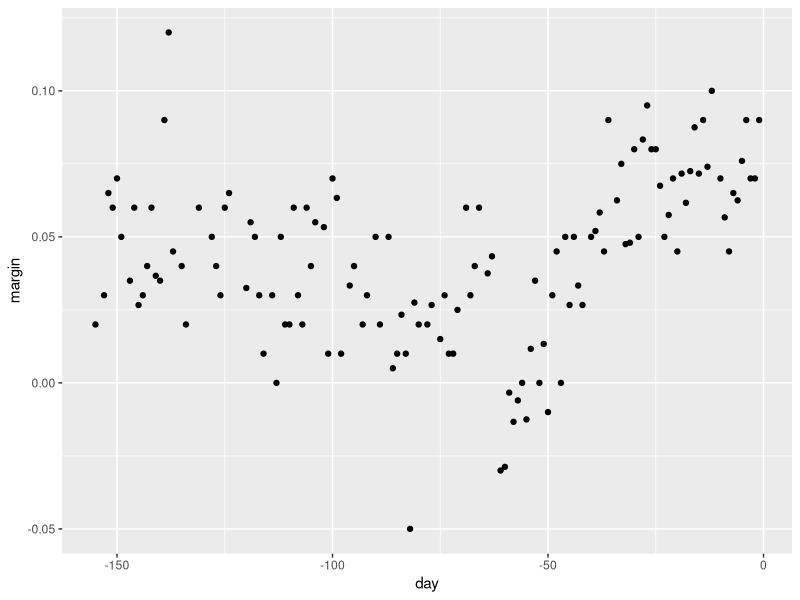
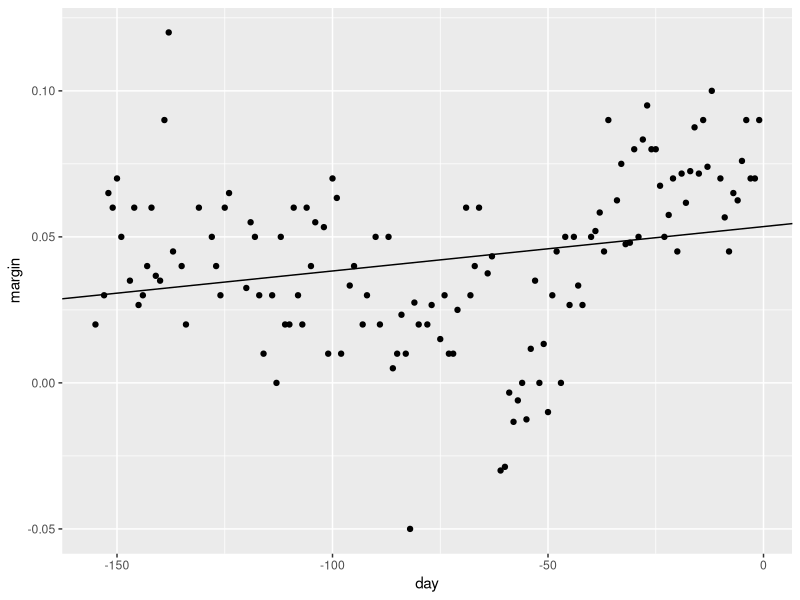
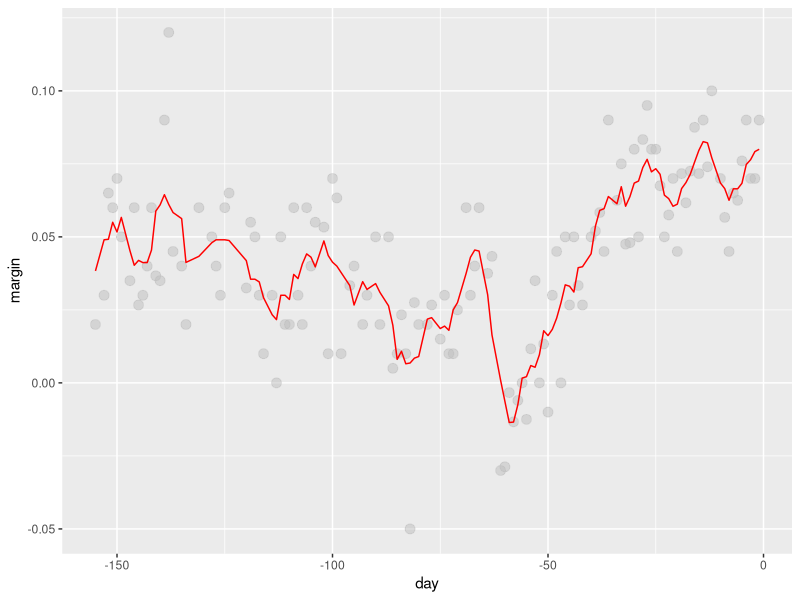
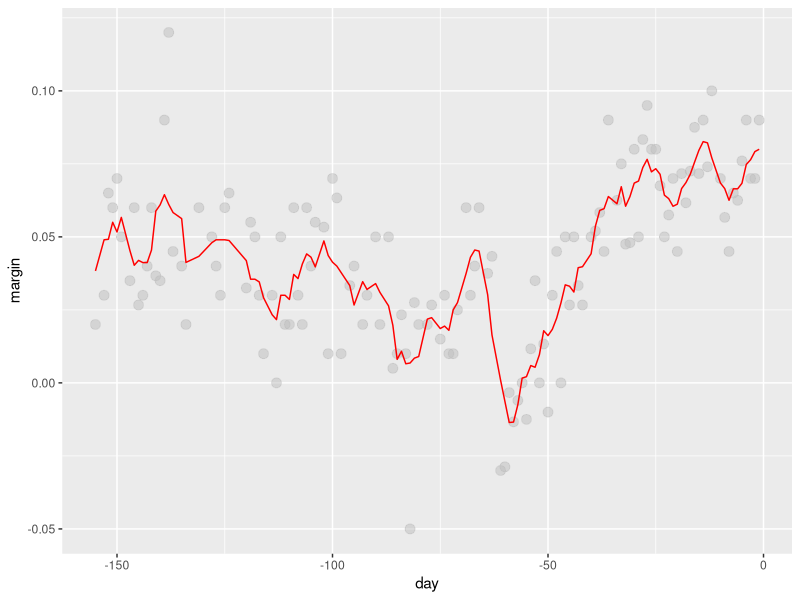
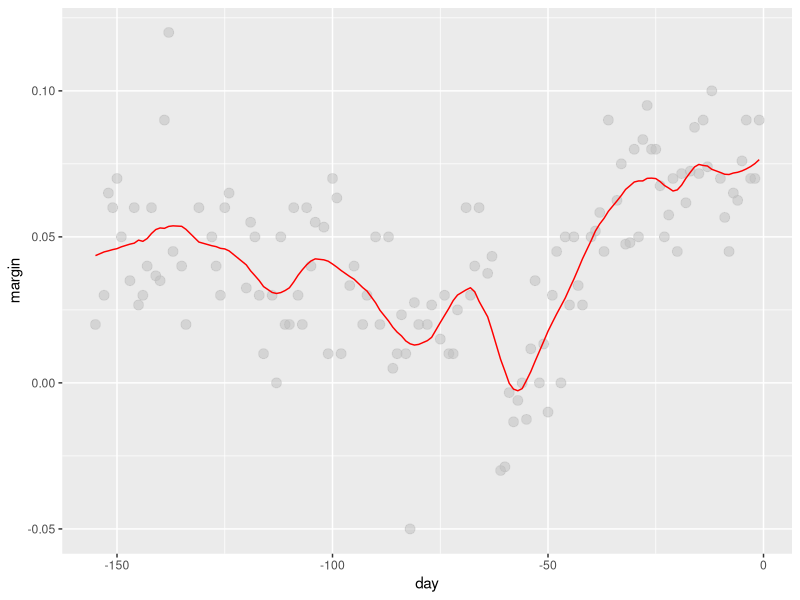

Write the R code that produced these figures, in order. (Note: this script raises an error after producing the figures.)
#We try to estimate the time trend in the 2008 US popular vote poll margin (difference between Obama and McCain).

library(tidyverse)
library(dslabs)
data("polls_2008")

qplot(day, margin, data = polls_2008)

#In this section:

#1. Bin smoothing using the ksmooth() function using the kernel=box argument.
#2. Bin smoothing using the ksmooth() function using the kernel=normal argument.
#3. Fitting a line using the loess() function and the lowess() function.
#4. Fitting a parabola using the loess() function.
#5. ggplot geom_smoth. Adjusting the arguments for a better fit.

#-------------------------------using least square regression------------------------
model <- lm(margin ~ day, data=polls_2008)
model

coefficients <- model$coefficients
B_0 <- coefficients[[1]]
B_1 <- coefficients[[2]]

polls_2008 %>% ggplot(aes(day, margin)) +
  geom_point() +
  geom_abline(intercept = B_0, slope = B_1)

#-------------------------------1. bin smoothing (box kernel)------------------------
#When we use bin smoothing, we choose a bandwidth. In this case, it is 7. Then we take the the ys that fall into that 
#bandwidth and average them. If we use box kernel, all the ys have the same weight. However, if we choose the normal kernel,
#the weighted weight will take the sape of a Gaussian normal distribution, putting more weight to the local point, and the 
#points closest to the local point.

#We used the argument kernel=box in our call to the function ksmooth. This is because the weight function looks like a box.
head(polls_2008)
span <- 7 #this is the bandwidth (a 7 day span)
fit <- with(polls_2008,
            ksmooth(day, margin, x.points = day, kernel="box", bandwidth = span)) #this is the fuction for the kernel. The default kernel is the "box" kernel. (You can also use the normal kernel)

fit$x #this is the original day data. Equal to polls_2008$day
fit$y #this is the estimated "y"

polls_2008 %>% mutate(smooth = fit$y) %>% 
  ggplot(aes(x=day, y=margin)) +
  geom_point(size = 3, alpha = .5, color = "grey") +
  geom_line(aes(day, smooth), color="red") #we specify another aesthetic for the estimated y

#Note that the final result for the bin smoother is quite wiggly. One reason for this is that each time the window moves, 
#two points change. So if we start with seven points and change two, that's a substantial percentage of points that are changing.

#-------------------------------2. bin smooting (normal kernel)------------------------
#The ksmooth function provides a “smoother” option which uses the normal density (Gaussian) to assign weights. 
#This means the points closest to the local point have more weight than the points far away from the local point.
#This makes the line smoother. Each point receives a weight between 0 for points that are outside the window and 1
#divided by N0 for points inside the window.

span <- 7 #this is the bandwidth (a 7 day span)
fit_2 <- with(polls_2008,
            ksmooth(x=day, y=margin, x.points = day, bandwidth = span)) #this is the fuction for the kernel

polls_2008 %>% mutate(smooth = fit_2$y) %>%
  ggplot(aes(day, margin)) +
  geom_point(size = 3, alpha = .5, color = "grey") +
  geom_line(aes(day, smooth), color="red")

#-------------------------------3. fitting a line (local weighted regression - loess)--------------------------
#https://www.youtube.com/watch?v=Vf7oJ6z2LCc This provides an explanation of this kernel.
#The loess function can fit a line or a parabola. But the default implements a parabola.

total_days <- diff(range(polls_2008$day))

span <- 21/total_days #This can take a value from 0 to 1 (the closer to 1 the smoother it becomes)
fit_loess_line <- loess(formula=margin ~ day, degree=1, span = span, data=polls_2008) #degree is the degree of the polynomials. If it is 1, we fit a line. If it is 2, we fit a parabola.

fit_loess_line$fitted #this is the fitted value estimated in the loess

polls_2008 %>% mutate(smooth = fit_loess_line$fitted) %>%
  ggplot(aes(day, margin)) +
  geom_point(size = 3, alpha = .5, color = "grey") +
  geom_line(aes(day, smooth), color="red")

#An iterative algorithm is implemented in which, after fitting a model in one iteration, outliers are detected and down-weighted
#for the next iteration. To use this option, use the argument family= "symmetric".

#-------------------------------fitting a line (local weighted regression - lowess)--------------------------
span <- 21/total_days #This can take a value from 0 to 1 (the closer to 1 the smoother it becomes)
fit_lowess_line <- lowess(polls_2008$margin ~ polls_2008$day, f = span) #the smoother argument here is called f
#we do not have a data argument, so we need to use the $

fit_lowess_line$y #this is the fitted value estimated in the loess

polls_2008 %>% mutate(smooth = fit_lowess$y) %>%
  ggplot(aes(day, margin)) +
  geom_point(size = 3, alpha = .5, color = "grey") +
  geom_line(aes(day, smooth), color="red")

#-------------------------------fitting a parabola (local weighted regression - loess)--------------------------
#To fit a parabola, we only need to change the degree of the polynomial (degree argument) to 2. 

fit_loess_parabola <- loess(formula=margin ~ day, degree=2, span = span, data=polls_2008) #degree is the degree of the polynomials. If it is 1, we fit a line. If it is 2, we fit a parabola.

fit_parabola$fitted #this is the fitted value estimated in the loess

polls_2008 %>% mutate(smooth = fit_loess_parabola$fitted) %>%
  ggplot(aes(day, margin)) +
  geom_point(size = 3, alpha = .5, color = "grey") +
  geom_line(aes(day, smooth), color="red")

#We can comapare the loess degree=1 and the loess degree=2
fit_loess_line #loess degree=1
fit_loess_parabola #loess degree=2. Rafa personally prefers degree equals 1 as it is less prone to noise.

polls_2008 %>% mutate(smooth_1 = fit_loess_line$fitted, smooth_2 = fit_loess_parabola$fitted) %>%
  ggplot(aes(day, margin)) +
  geom_point(size = 3, alpha = .5, color = "grey") +
  geom_line(aes(day, smooth_1), color="red", lty = 2) +
  geom_line(aes(day, smooth_2), color="orange", lty = 1)

#-------------------------------5. ggplot geom_smooth--------------------------
#ggplot uses loess in its geom_smooth function:
polls_2008 %>% ggplot(aes(x=day, y=margin)) +
  geom_point() +
  geom_smooth() #However, the default parameters as they are rarely optimal.

#A more optimal graph:
polls_2008 %>% ggplot(aes(day, margin)) +
  geom_point() +
  geom_smooth(color="red", span = 0.15,
              method.args = list(degree=1))
